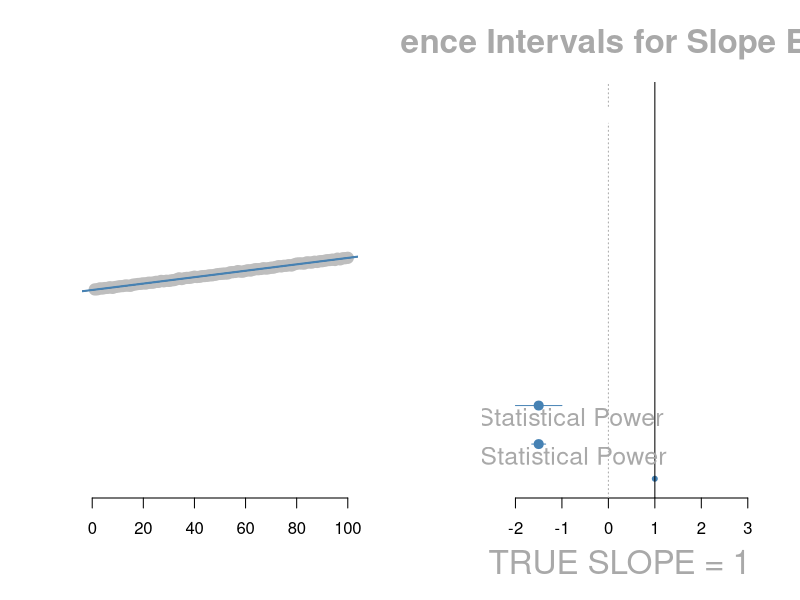
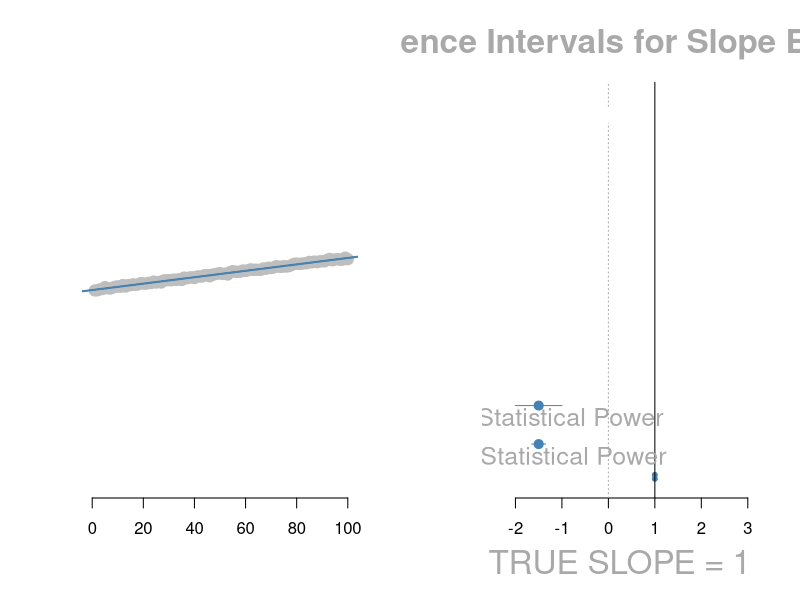
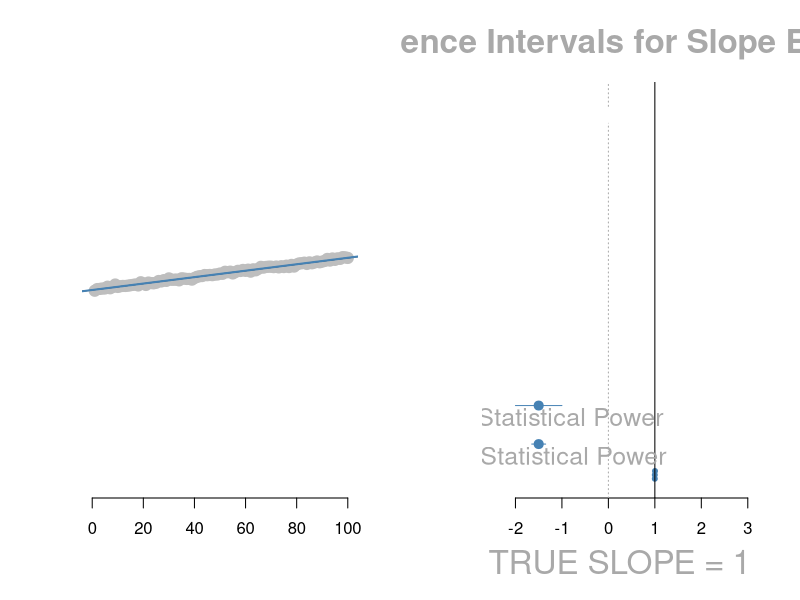
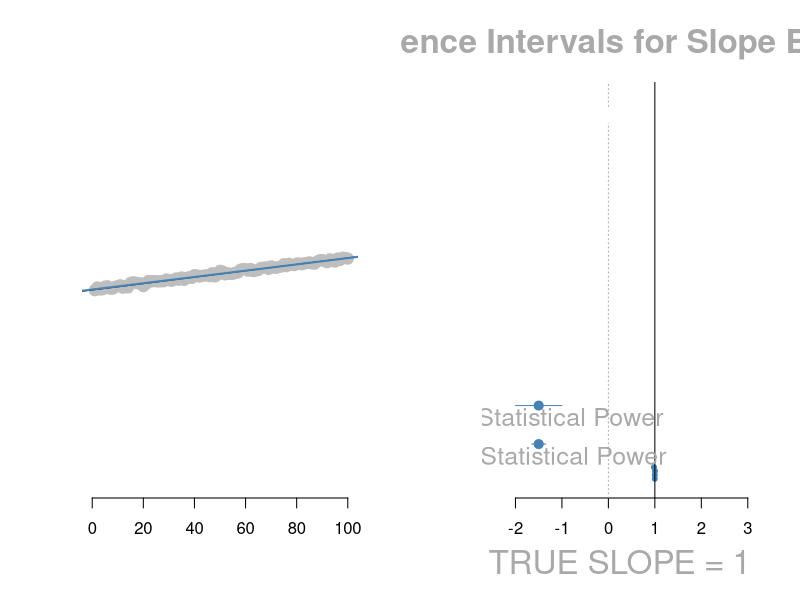
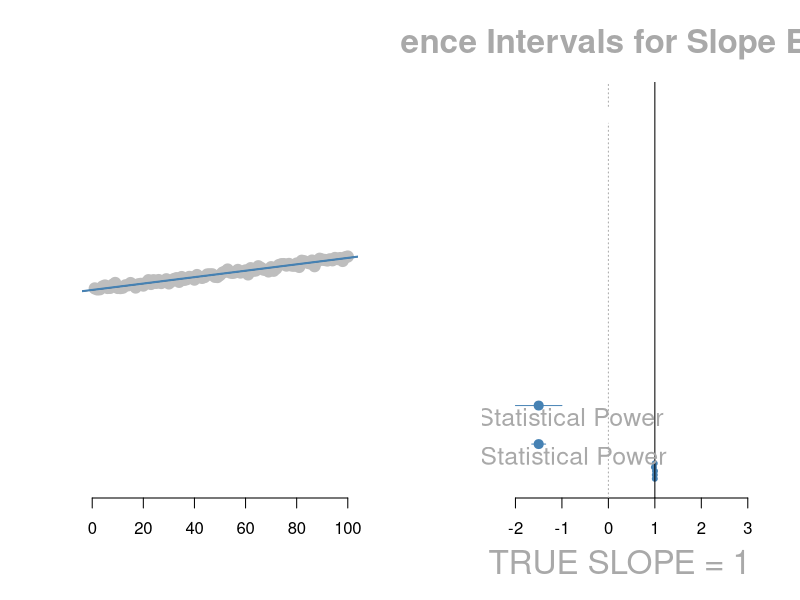
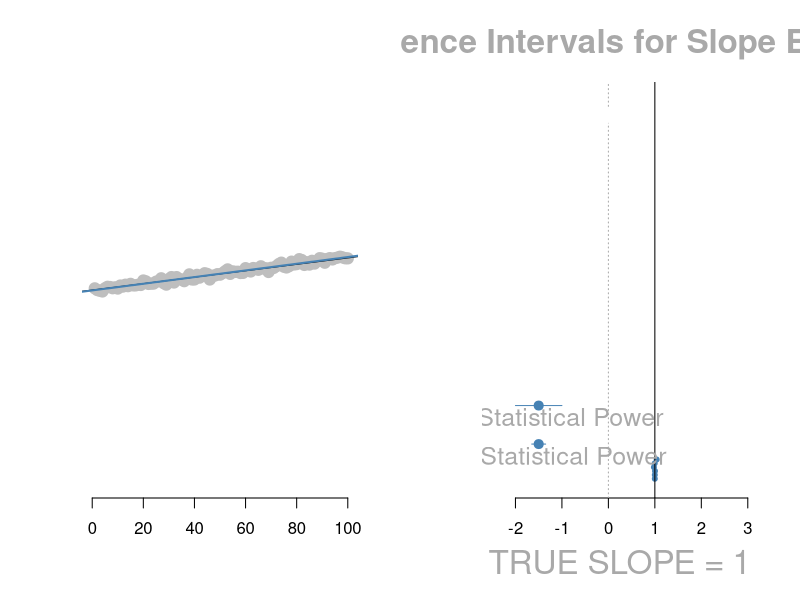
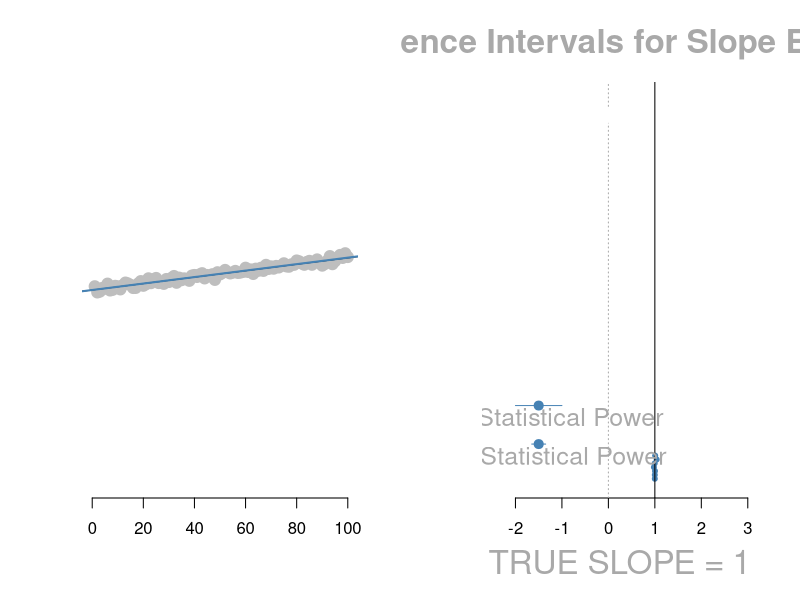
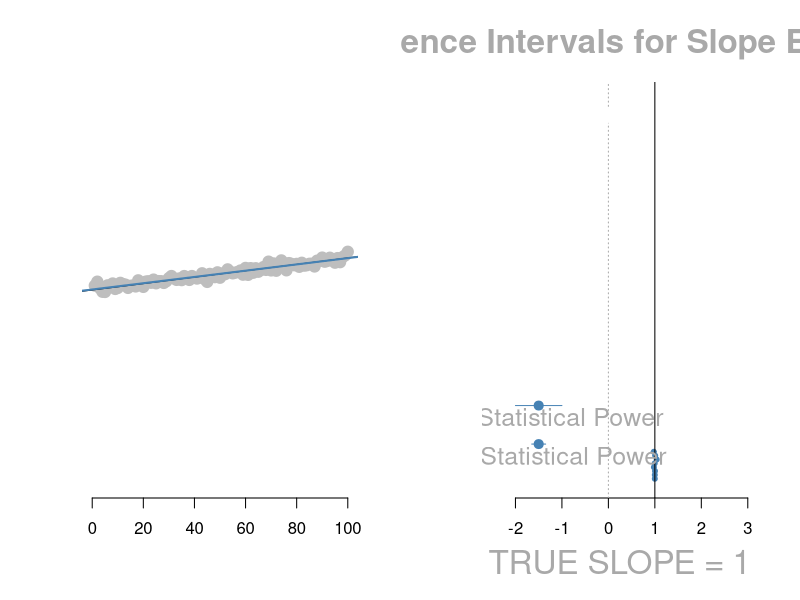

The R script that drew these images, in order: (Note: this script raises an error after producing the figures.)
create_graph <- function()
{

    par( mfrow=c(1,2) )
      
   #if( slowSim==T ) { par(ask=TRUE) }   # HAVE TO CLICK ON GRAPH FOR NEXT ONE
            
   #if( slowSim==F ) { par(ask=FALSE) }

    ## Only showing 100 points on the left side
    
    plot( x, z, xlim= c(0,100), ylim=c(-600, 600 ), pch=19, col="gray", cex=1.5, bty="n", 
          axes=F, xlab="", ylab="" )
      axis( side=1 )
   abline( a=0, b=1 )
   r1 <- lm( z ~ x )
   abline( a= r1$coefficients[1], b= r1$coefficients[2], col="steelblue", lwd=2 )

   slopes1[i] <- r1$coefficients[2]

    ## Coef interval plot

    samp.size = length(z)
    
    stan.error[i] <- sqrt( sum( r1$residuals^2 ) / (samp.size-2) ) / sqrt( (samp.size-1)*var(x) )
      
   ci.lower[i] <- slopes1[i] + qt(0.025, samp.size )*stan.error[i]
      
   ci.upper[i] <- slopes1[i] + qt(0.975, samp.size )*stan.error[i]

    colour <- ifelse( ci.lower < 0, "firebrick4", "steelblue" )

    plot( x=0, y=0, ylim=c(0,num.trials), xlim=c(-2.5, +3), col="white", 
      xlab="TRUE SLOPE = 1", ylab="", col.main="darkgray", col.lab="darkgray", 
      main="Confidence Intervals for Slope Estimates", axes=F, cex.lab=2, cex.main=2 )
    axis( side=1 )

    col2 <- ifelse( ci.lower < 0, "firebrick4", "steelblue" )
    points( slopes1, 1:i, pch=20, col=col2  )
   
    segments( x0=ci.lower, y0=1:i, x1 = ci.upper, col=colour )
    
    polygon( x = c(-3, 4, 4, -3), 
        y = c( which(ci.lower < 0 )[1], which( ci.lower <0)[1], num.trials+10, num.trials+10), 
        border = NA, col = adjustcolor( "gray", alpha.f = 0.4 ))

    abline( v=0, col="darkgray", lty=3 )        
    abline( v=1, lty=1 )
    
    col3 <- "white"
    if( ci.lower[i] < 0 ) col3 <- "firebrick4"
    text( -1.5, 95, "Type II Errors", col=col3, cex=2, font=2  )

    segments( x0=-1.65, y0=10, x1= -1.35, col="steelblue" )
    points( x=-1.5, y=10, col="steelblue", pch=19, cex=1.2 )
    text( x=-1.5, y=7, "HIGH Statistical Power", cex=1.5, col="darkgray" )

    segments( x0=-2.0, y0=20, x1= -1.0, col="steelblue" )
    points( x=-1.5, y=20, col="steelblue", pch=19, cex=1.2 )
    text( x=-1.5, y=17, "LOW Statistical Power", cex=1.5, col="darkgray" )

}



sim_me_in_dv <- function( num.trials = 100 )
{


## MEASUREMENT ERROR IN THE DV

slopes1 <- NULL

x <- 1:100

stan.error <- NULL
   
ci.lower <- NULL

ci.upper <- NULL

# num.trials = 100

for( i in 1:num.trials )
{
    png( paste0( "image-", i, ".png" ), width=1600, height=800 )

    z <- x + rnorm(100, 0, i)

    par( mfrow=c(1,2) )
      
   #if( slowSim==T ) { par(ask=TRUE) }   # HAVE TO CLICK ON GRAPH FOR NEXT ONE
            
   #if( slowSim==F ) { par(ask=FALSE) }

    ## Only showing 100 points on the left side
    
    plot( x, z, xlim= c(0,100), ylim=c(-600, 600 ), pch=19, col="gray", cex=1.5, bty="n", 
          axes=F, xlab="", ylab="" )
      axis( side=1 )
   abline( a=0, b=1 )
   r1 <- lm( z ~ x )
   abline( a= r1$coefficients[1], b= r1$coefficients[2], col="steelblue", lwd=2 )

   slopes1[i] <- r1$coefficients[2]

    ## Coef interval plot

    samp.size = length(z)
    
    stan.error[i] <- sqrt( sum( r1$residuals^2 ) / (samp.size-2) ) / sqrt( (samp.size-1)*var(x) )
      
   ci.lower[i] <- slopes1[i] + qt(0.025, samp.size )*stan.error[i]
      
   ci.upper[i] <- slopes1[i] + qt(0.975, samp.size )*stan.error[i]

    colour <- ifelse( ci.lower < 0, "firebrick4", "steelblue" )

    plot( x=0, y=0, ylim=c(0,num.trials), xlim=c(-2.5, +3), col="white", 
      xlab="TRUE SLOPE = 1", ylab="", col.main="darkgray", col.lab="darkgray", 
      main="Confidence Intervals for Slope Estimates", axes=F, cex.lab=2, cex.main=2 )
    axis( side=1 )

    col2 <- ifelse( ci.lower < 0, "firebrick4", "steelblue" )
    points( slopes1, 1:i, pch=20, col=col2  )
   
    segments( x0=ci.lower, y0=1:i, x1 = ci.upper, col=colour )
    
    polygon( x = c(-3, 4, 4, -3), 
        y = c( which(ci.lower < 0 )[1], which( ci.lower <0)[1], num.trials+10, num.trials+10), 
        border = NA, col = adjustcolor( "gray", alpha.f = 0.4 ))

    abline( v=0, col="darkgray", lty=3 )        
    abline( v=1, lty=1 )
    
    col3 <- "white"
    if( ci.lower[i] < 0 ){ col3 <- "firebrick4" }
    text( -1.5, 95, "Type II Errors", col=col3, cex=2, font=2  )

    segments( x0=-1.65, y0=10, x1= -1.35, col="steelblue" )
    points( x=-1.5, y=10, col="steelblue", pch=19, cex=1.2 )
    text( x=-1.5, y=7, "HIGH Statistical Power", cex=1.5, col="darkgray" )

    segments( x0=-2.0, y0=20, x1= -1.0, col="steelblue" )
    points( x=-1.5, y=20, col="steelblue", pch=19, cex=1.2 )
    text( x=-1.5, y=17, "LOW Statistical Power", cex=1.5, col="darkgray" )

    # Sys.sleep( time=0.05 )

    dev.off()

    
}

}



sim_me_in_dv()



for( j in 1:10 )
{
  png( paste0( "image-", 100+j, ".png" ), width=1600, height=800 )
  create_graph()
  dev.off()
}






function (filename = "Rplot%03d.png", width = 480, height = 480, 
    units = "px", pointsize = 12, bg = "white", res = NA, family = "sans", 
    restoreConsole = TRUE, type = c("windows", "cairo", "cairo-png"), 
    antialias = c("default", "none", "cleartype", "gray", "subpixel")) 


png( paste0( "image-", i, ".png" ), width=1600, height=800 )


   z <- x + rnorm(100, 0, i)

    par( mfrow=c(1,2) )
      
   #if( slowSim==T ) { par(ask=TRUE) }   # HAVE TO CLICK ON GRAPH FOR NEXT ONE
            
   #if( slowSim==F ) { par(ask=FALSE) }

    ## Only showing 100 points on the left side
    
    plot( x, z, xlim= c(0,100), ylim=c(-600, 600 ), pch=19, col="gray", cex=1.5, bty="n", 
          axes=F, xlab="", ylab="" )
      axis( side=1 )
   abline( a=0, b=1 )
   r1 <- lm( z ~ x )
   abline( a= r1$coefficients[1], b= r1$coefficients[2], col="steelblue", lwd=2 )

   slopes1[i] <- r1$coefficients[2]

    ## Coef interval plot

    samp.size = length(z)
    
    stan.error[i] <- sqrt( sum( r1$residuals^2 ) / (samp.size-2) ) / sqrt( (samp.size-1)*var(x) )
      
   ci.lower[i] <- slopes1[i] + qt(0.025, samp.size )*stan.error[i]
      
   ci.upper[i] <- slopes1[i] + qt(0.975, samp.size )*stan.error[i]

    colour <- ifelse( ci.lower < 0, "firebrick4", "steelblue" )

    plot( x=0, y=0, ylim=c(0,num.trials), xlim=c(-2.5, +3), col="white", 
      xlab="True Slope = 1", ylab="", col.main="darkgray", col.lab="darkgray", 
      main="Confidence Intervals for Slope Estimates", axes=F )
    axis( side=1 )

    col2 <- ifelse( ci.lower < 0, "firebrick4", "steelblue" )
    points( slopes1, 1:i, pch=20, col=col2  )
   
    segments( x0=ci.lower, y0=1:i, x1 = ci.upper, col=colour )
    
    polygon( x = c(-3, 4, 4, -3), 
        y = c( which(ci.lower < 0 )[1], which( ci.lower <0)[1], num.trials+10, num.trials+10), 
        border = NA, col = adjustcolor( "gray", alpha.f = 0.4 ))

    abline( v=0, col="darkgray", lty=3 )        
    abline( v=1, lty=1 )
    text( -1.5, 95, "Type II Errors", col="firebrick4", cex=1.5, font=2 )

    segments( x0=-1.65, y0=10, x1= -1.35, col="steelblue" )
    points( x=-1.5, y=10, col="steelblue", pch=19, cex=1.2 )
    text( x=-1.5, y=7, "HIGH Statistical Power", cex=0.8, col="darkgray" )

    segments( x0=-2.0, y0=20, x1= -1.0, col="steelblue" )
    points( x=-1.5, y=20, col="steelblue", pch=19, cex=1.2 )
    text( x=-1.5, y=17, "LOW Statistical Power", cex=0.8, col="darkgray" )

dev.off()



